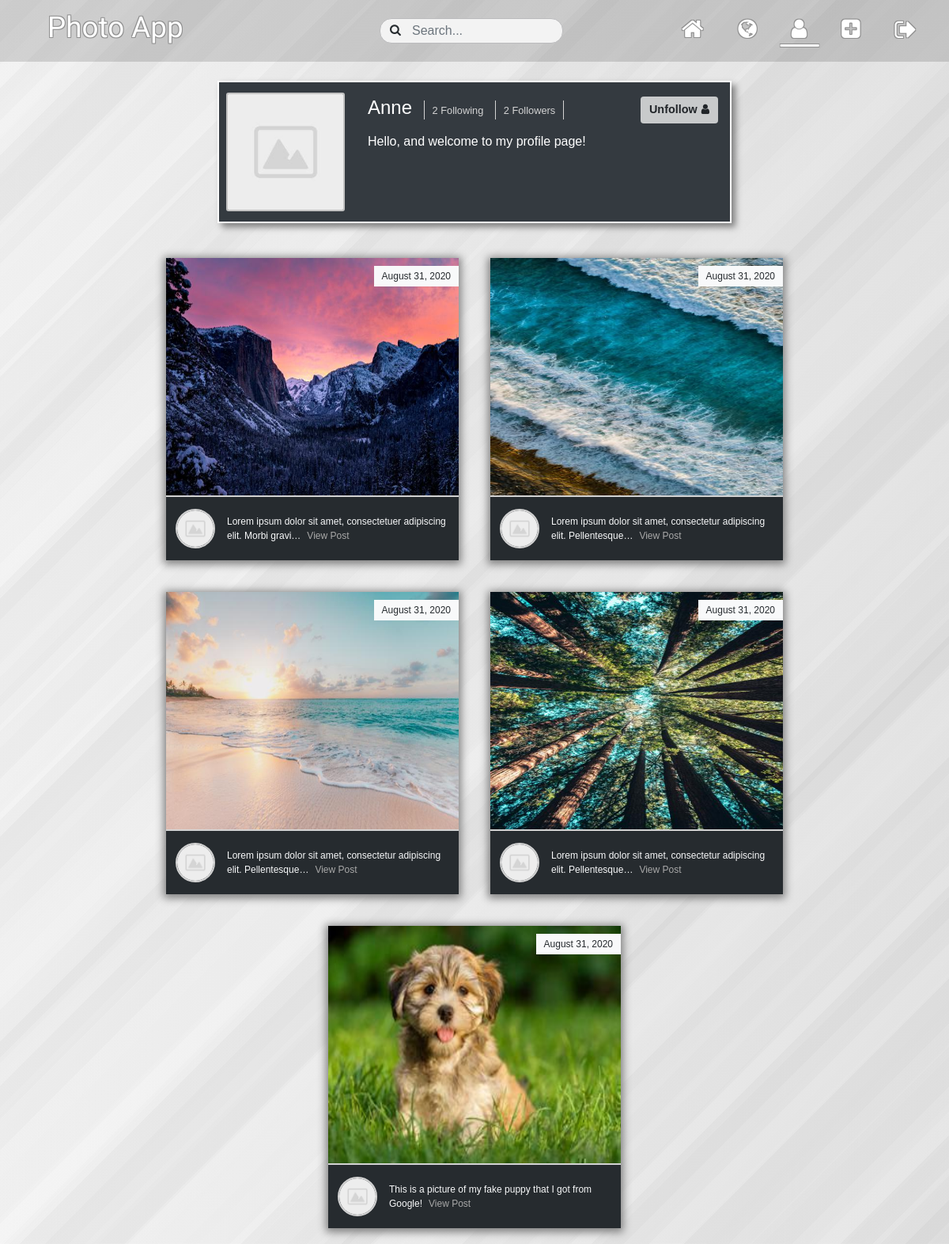
/user/profile/Anne/ (signed in), run on the app's committed database.
### users/models.py (models this page shows, shortened)
class Profile(models.Model):
    user = models.OneToOneField(User, on_delete=models.CASCADE)
    image = models.ImageField(default='default.jpg', upload_to='profile-image')
    bio = models.CharField(max_length=150)
    following = models.ManyToManyField(User, related_name='followers')

### photo_sharing/models.py (models this page shows, shortened)
class Post(models.Model):
    user = models.ForeignKey(User, on_delete=models.CASCADE)
    image = models.ImageField(upload_to='post-images')
    description = models.TextField()
    date_created = models.DateTimeField(auto_now_add=True)

### users/views.py (the view)
# urls.py: path('profile/<str:username>/', views.profile, name='profile'),
@login_required
def profile(request, username):
    user = User.objects.get(username=username)
    posts = Post.objects.filter(user=user).all().order_by('-date_created')
    return render(request, 'users/profile.html', {
        'person': user,
        'posts': posts,
        'profile': True
    })

### users/context_processors.py (called while the page is built)
def isFollowing(request):
    if (request.user.username):
        following_list = list(Profile.objects.get(user=request.user).following.all())
    else:
        following_list = 0
    return {
        'following_list': following_list
    }

### users/templates/users/profile.html (shortened to what this page needs)
{% extends 'photo_sharing/layout.html' %}
{% block content %}
{% load static %}
    <div class='profile-background py-4'>
        <div class="profile-block">
            <div class='image-col mr-3 pl-1'>
                <img class='profile-image' src="{{ person.profile.image.url }}" alt="User Profile Image">
            </div>
            <div class='bio-col my-2'>
                <h4 class='d-inline-block profile-username'>{{ person.username|title }}</h4>
                <div class='d-inline-block profile-follow-container'>
                    <div class='following'><a href="{% url 'following' person.username %}"><small>{{ person.profile.following.all.count }} Following</small></a></div>
                    <div class='followers'><a href="{% url 'followers' person.username %}"><small>{{ person.followers.all.count }}
                    {% if person.followers.all.count == 1 %}
                    Follower
                    {% else %}
                    Followers
                    {% endif %}
                    </small></a></div>
                </div>
                <p class='mt-2 profile-bio-text'>{{ person.profile.bio }}</p>
                {% if person == user %}
                    <div class='profile-btns-container'>
                        <a data-toggle="tooltip" data-placement="left" title="View Liked Posts" class='btn text-light profile-likes-btn' href="{% url 'post-likes-list' %}"><i class="fa fa-heart-o" aria-hidden="true"></i></a>
                        <btn data-toggle="tooltip" data-placement="left" title="Modify Post" class='btn text-light modify-post-btn'><i class="fa fa-database" aria-hidden="true"></i></btn>
                        <a data-toggle="tooltip" data-placement="left" title="Edit Profile" class='btn text-light edit-profile-btn' href="{% url 'edit-profile' %}"><i class="fa fa-pencil-square-o" aria-hidden="true"></i></a>
                    </div>
                {% else %}
                    {% if person not in following_list %}
                    <a class='btn user-btn follow profile-fol-btn' data-id='{{ person.id }}' href="{% url 'follow' person.id %}">Follow <i class="fa fa-user" aria-hidden="true"></i></a>
                    {% else %}
                    <a class='btn user-btn unfollow profile-fol-btn' data-id='{{ person.id }}' href="{% url 'unfollow' person.id %}">Unfollow <i class="fa fa-user" aria-hidden="true"></i></a>
                    {% endif %}
                {% endif %}
            </div>
        </div>
    </div>
    <div class="profile-post-section">
        {% for post in posts %}
            <div data-id='{{ post.id }}' class="profile-post-block overflow-hidden">
                <div class='post-image'>
                    <img src="{{ post.image.url }}" alt="Post Image">
                </div>
                <p class='post-date'>{{ post.date_created|date:'F d, Y' }}</p>
                <div class='post-description-section'>
                    <div class='post-user-image'>
                        <img src="{{ post.user.profile.image.url }}" alt="User Profile Image">
                    </div>
                    <div class='post-description'>
                        <p class='post-p'><span class='post-text' data-description='{{ post.description|capfirst }}'>{{ post.description|capfirst|truncatechars:70 }}{% if post.description|length < 35 %}<br>{% endif %}</span><button class='view-post-btn'>View Post</button></p>
                    </div>
                </div>
            </div>
        {% endfor %}
    </div>
{% endblock %}

### photo_sharing/static/photo_sharing/main.css (style rules this page uses)
body { background-image: repeating-linear-gradient(135deg, rgba(128, 128, 128, 0.03) 0px, rgba(128, 128, 128, 0.03) 36px,rgba(119, 119, 119, 0.03) 36px, rgba(119, 119, 119, 0.03) 58px,rgba(198, 198, 198, 0.03) 58px, rgba(198, 198, 198, 0.03) 79px,rgba(15, 15, 15, 0.03) 79px, rgba(15, 15, 15, 0.03) 108px,rgba(146, 146, 146, 0.03) 108px, rgba(146, 146, 146, 0.03) 120px,rgba(135, 135, 135, 0.03) 120px, rgba(135, 135, 135, 0.03) 160px,rgba(98, 98, 98, 0.03) 160px, rgba(98, 98, 98, 0.03) 202px,rgba(197, 197, 197, 0.03) 202px, rgba(197, 197, 197, 0.03) 223px),repeating-linear-gradient(135deg, rgba(146, 146, 146, 0.03) 0px, rgba(146, 146, 146, 0.03) 48px,rgba(148, 148, 148, 0.03) 48px, rgba(148, 148, 148, 0.03) 92px,rgba(187, 187, 187, 0.03) 92px, rgba(187, 187, 187, 0.03) 124px,rgba(127, 127, 127, 0.03) 124px, rgba(127, 127, 127, 0.03) 137px,rgba(123, 123, 123, 0.03) 137px, rgba(123, 123, 123, 0.03) 156px,rgba(7, 7, 7, 0.03) 156px, rgba(7, 7, 7, 0.03) 198px,rgba(140, 140, 140, 0.03) 198px, rgba(140, 140, 140, 0.03) 224px,rgba(167, 167, 167, 0.03) 224px, rgba(167, 167, 167, 0.03) 249px),repeating-linear-gradient(135deg, rgba(118, 118, 118, 0.03) 0px, rgba(118, 118, 118, 0.03) 11px,rgba(69, 69, 69, 0.03) 11px, rgba(69, 69, 69, 0.03) 38px,rgba(202, 202, 202, 0.03) 38px, rgba(202, 202, 202, 0.03) 63px,rgba(213, 213, 213, 0.03) 63px, rgba(213, 213, 213, 0.03) 100px,rgba(238, 238, 238, 0.03) 100px, rgba(238, 238, 238, 0.03) 122px,rgba(221, 221, 221, 0.03) 122px, rgba(221, 221, 221, 0.03) 139px,rgba(34, 34, 34, 0.03) 139px, rgba(34, 34, 34, 0.03) 168px,rgba(52, 52, 52, 0.03) 168px, rgba(52, 52, 52, 0.03) 198px),linear-gradient(90deg, rgb(248, 248, 248),rgb(233, 233, 233)); background-position: center; background-repeat: no-repeat; background-size: cover; background-attachment: fixed; font-family: Helvetica, sans-serif; color: #f8f9fa; min-height: 100vh; }
.post-text { margin-right: 8px; }
.post-read-more-btn, .view-post-btn { display: inline; padding: 0; background: none; outline: none; border: none; color: darkgrey; }
.profile-image { height: 150px; width: 150px; }
.profile-block { display: flex; position: relative; width: 95%; max-width: 650px; margin: auto; color: white; background: #343A40; border: 2px solid white; padding: 5px; box-shadow: 5px 5px 8px grey; }
.image-col { padding: 0.5em 0; }
.image-col img { border-radius: 2%; border: 2px solid #c2c2c2; }
.profile-fol-btn { position: absolute; top: 0px; right: 10px; }
.bio-col { padding: 5px; padding-left: 13px; padding-right: 50px; overflow-x: hidden; width: 100%; position: relative; }
.profile-follow-container { width: auto; }
.following { display: inline-block; border-left: 1px solid lightgrey; padding-left: 10px; margin-left: 10px; }
.followers { display: inline-block; border-left: 1px solid lightgrey; border-right: 1px solid lightgrey; padding-left: 10px; padding-right: 10px; margin-left: 10px; }
.following a, .followers a { color: lightgrey; }
.profile-post-section { display: flex; flex-wrap: wrap; justify-content: center; }
.post-block, .profile-post-block { background: #262B2F; display: flex; flex-direction: column; box-sizing: border-box; margin: 20px; box-shadow: 0px 2px 10px 3px grey; position: relative; width: 370px; }
.overflow-hidden { overflow: hidden; }
.post-image { width: 100%; height: 300px; }
.post-image img { height: 100%; width: 100%; }
.post-description-section { display: flex; padding: 15px 12px; border-top: 2px solid lightgrey; }
.post-user-image img { width: 50px; height: 50px; border-radius: 50%; border: 2px solid lightgrey; }
.post-description { font-size: 12px; margin: auto; margin-left: 15px; }
.post-description p { margin-bottom: 0; }
.post-date { display: inline-block; position: absolute; top: 10px; right: 0px; background: #f8f9fa; color: #262B2F; padding: 4px 10px; font-size: 12px; }
.fa-user { margin-left: 1px; }
.user-btn { background: #C8CACB; padding: 5px 10px; font-size: 0.9rem; font-weight: 600; transition: background-color 0.3s; margin-top: 5px; display: inline-block; }
.post-description { -ms-overflow-style: none; scrollbar-width: none; }

### data on the page
Post: image (picture), date_created "August 31, 2020", user.profile.image (placeholder picture), description "Lorem ipsum dolor sit amet, consectetuer adipiscing elit. Morbi gravi…"
Post: image (picture), date_created "August 31, 2020", user.profile.image (placeholder picture), description "Lorem ipsum dolor sit amet, consectetur adipiscing elit. Pellentesque…"
Post: image (picture), date_created "August 31, 2020", user.profile.image (placeholder picture), description "Lorem ipsum dolor sit amet, consectetur adipiscing elit. Pellentesque…"
Post: image (picture), date_created "August 31, 2020", user.profile.image (placeholder picture), description "Lorem ipsum dolor sit amet, consectetur adipiscing elit. Pellentesque…"
Post: image (picture), date_created "August 31, 2020", user.profile.image (placeholder picture), description "This is a picture of my fake puppy that I got from Google!"

### other printed values
{{ person.username|title }} "Anne"
{{ person.profile.following.all.count }} "2"
{{ person.followers.all.count }} "2"
{{ person.profile.bio }} "Hello, and welcome to my profile page!"
